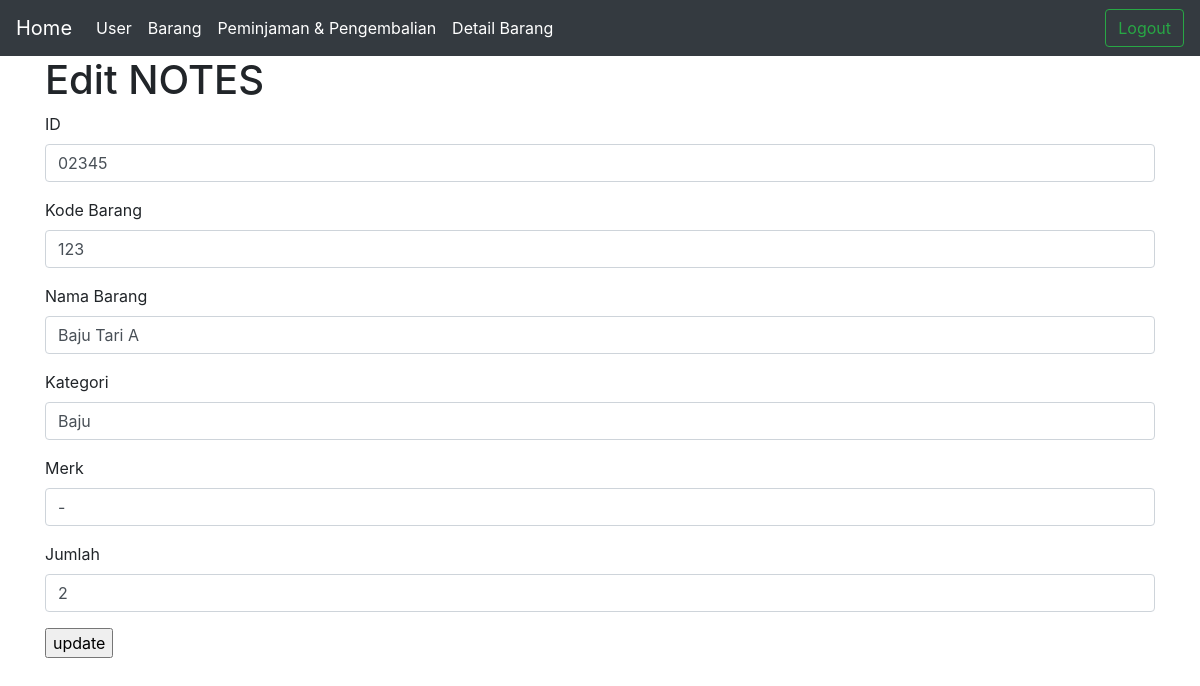
The page /edit.php?id=02345 on the database its author committed.
### tables this page shows
CREATE TABLE `barang` (
    `id` varchar(15) NOT NULL,
    `kode_barang` varchar(225) NOT NULL,
    `nama_barang` varchar(225) NOT NULL,
    `kategori` varchar(225) NOT NULL,
    `merk` varchar(225) NOT NULL,
    `jumlah` varchar(225) NOT NULL
  );

### database.php (called while the page is built, shortened)
<?php
$host="localhost";
$user="root";
$pass="";
$dbname="sts_mayna";
$koneksi=mysqli_connect($host, $user, $pass, $dbname) or die;
function editdata($tablename,$id)
{
    global $koneksi;
    $hasil=mysqli_query($koneksi, "select * from $tablename where id = $id");
    return $hasil;
}
?>

### edit.php (the view, shortened to what this page needs)
<?php
require_once('database.php');
$data = editdata('barang', $_GET['id']);
?>
<!doctype html>
<html lang="en">
  <head>
    <link rel="stylesheet" href="https://cdn.jsdelivr.net/npm/bootstrap@4.0.0/dist/css/bootstrap.min.css">
  </head>
  <body>
  <nav class="navbar navbar-expand-lg navbar-dark bg-dark">
  <div class="collapse navbar-collapse" id="navbarSupportedContent">
    <a class="navbar-brand" href="home.php">Home</a>
    <ul class="navbar-nav mr-auto mt-2 mt-lg-0">
      <li class="nav-item active">
        <a class="nav-link" href="user.php">User</a>
      </li>
      <li class="nav-item active">
        <a class="nav-link" href="barang.php">Barang</a>
      </li>
      <li class="nav-item active">
        <a class="nav-link" href="peminjaman.php">Peminjaman & Pengembalian</a>
      </li>
       <li class="nav-item active">
        <a class="nav-link" href="detail_barang.php">Detail Barang </a>
      </li>
    </ul>
  <form class="d-flex">
            <a class="btn btn-outline-success" type="submit" href="logout.php">Logout</a>
          </form>
  </div>
</nav>
<div class="container">
          <h1> Edit NOTES </h1>
          <?php while($barang=mysqli_fetch_array($data)):?>
            <form action="update.php" method="post">
            <div class="form-group">
                    <label>ID</label>
                    <input type="text" name="id" class="form-control" value="<?php  echo $barang['id'] ; ?>" aria-describedby="basic-addon1">
                </div>
                <div class="form-group">
                    <label>Kode Barang</label>
                    <input type="text" name="kode_barang" class="form-control" value="<?php  echo $barang['kode_barang'] ; ?>" aria-describedby="basic-addon1">
                </div>
                <div class="form-group">
                    <label>Nama Barang</label>
                    <input type="text" name="nama_barang" class="form-control" value="<?php  echo $barang['nama_barang'] ; ?>" aria-describedby="basic-addon1">
                </div>
                <div class="form-group">
                    <label>Kategori</label>
                    <input type="text" name="kategori" class="form-control" value="<?php  echo $barang['kategori'] ; ?>" aria-describedby="basic-addon1">
                </div>
                <div class="form-group">
                    <label>Merk</label>
                    <input type="text" name="merk" class="form-control" value="<?php  echo $barang['merk'] ; ?>" aria-describedby="basic-addon1">
                </div>
                <div class="form-group">
                    <label>Jumlah</label>
                    <input type="text" name="jumlah" class="form-control" value="<?php  echo $barang['jumlah'] ; ?>" aria-describedby="basic-addon1">
                </div>
                <div>
                    <input type="submit" value="update">
                </div>
            </form>
            <?php endwhile; ?>
      </div>
  </body>
</html>

### rows shown on the page
barang: id "02345", kode_barang "123", nama_barang "Baju Tari A", kategori "Baju", merk "-", jumlah "2"
